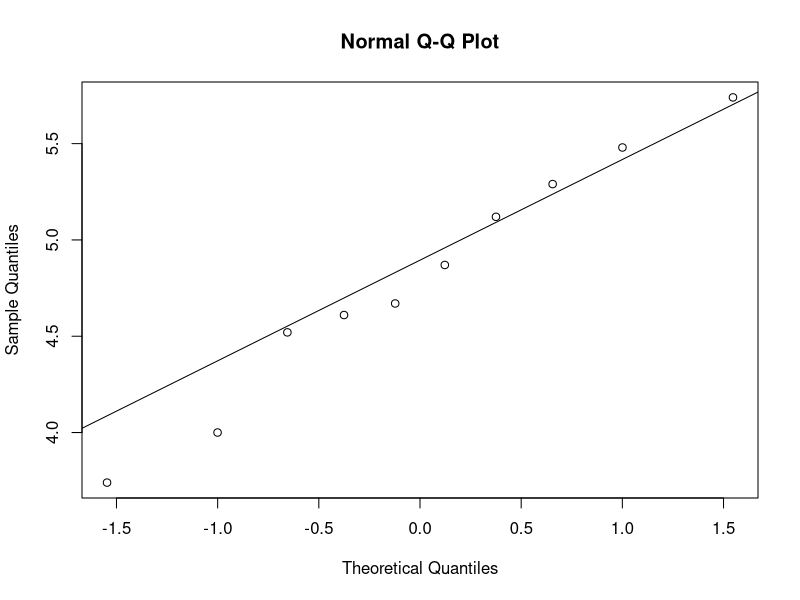
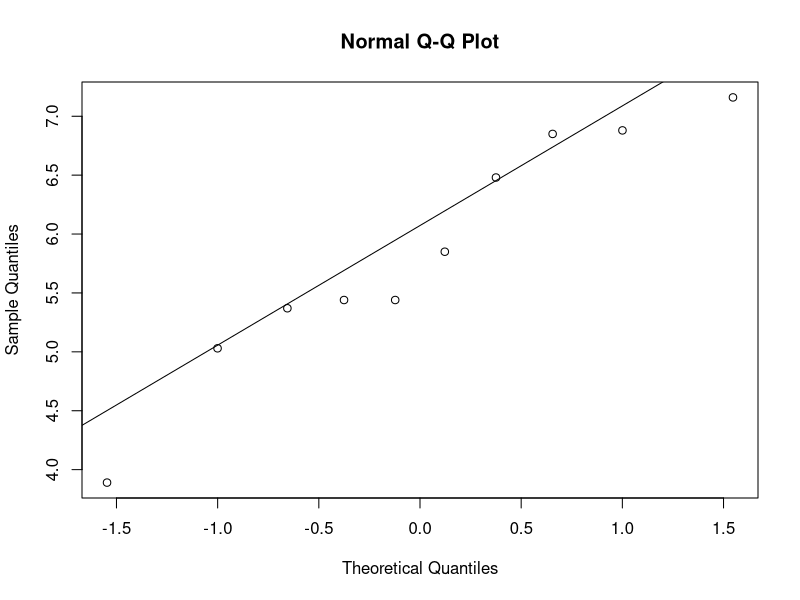
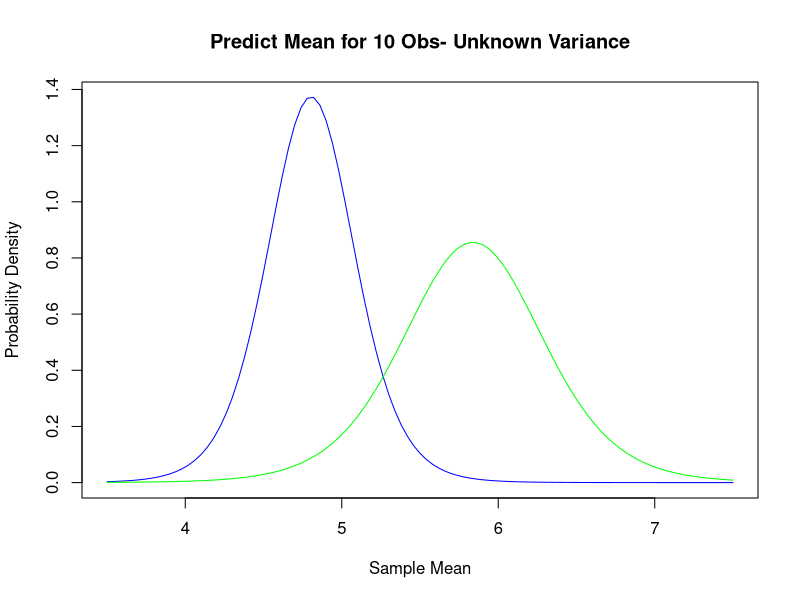
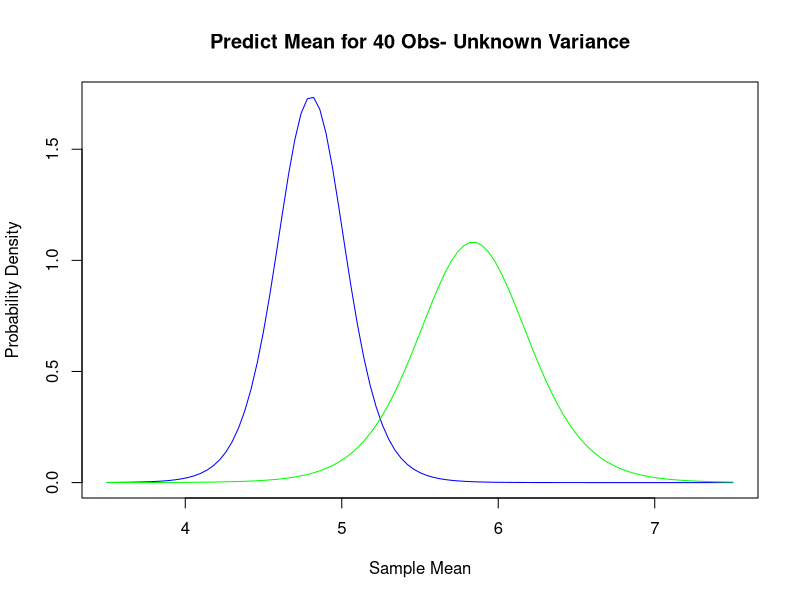
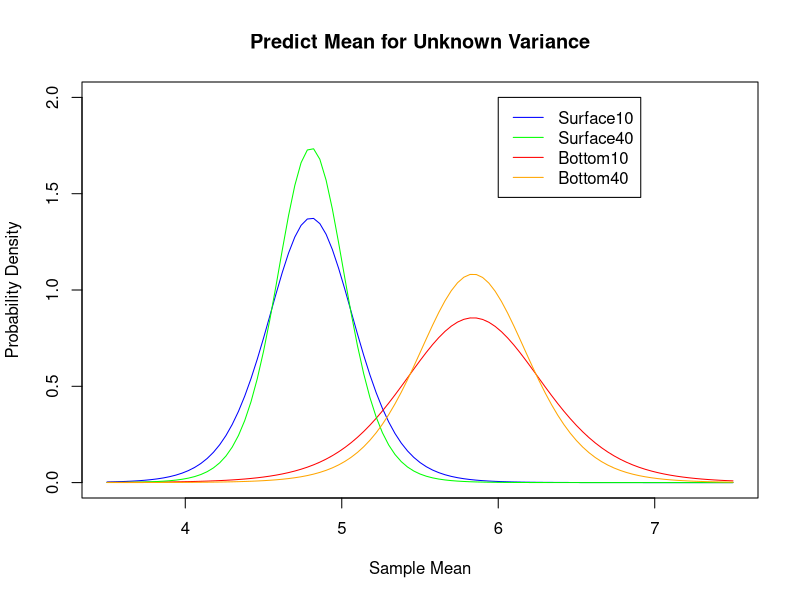
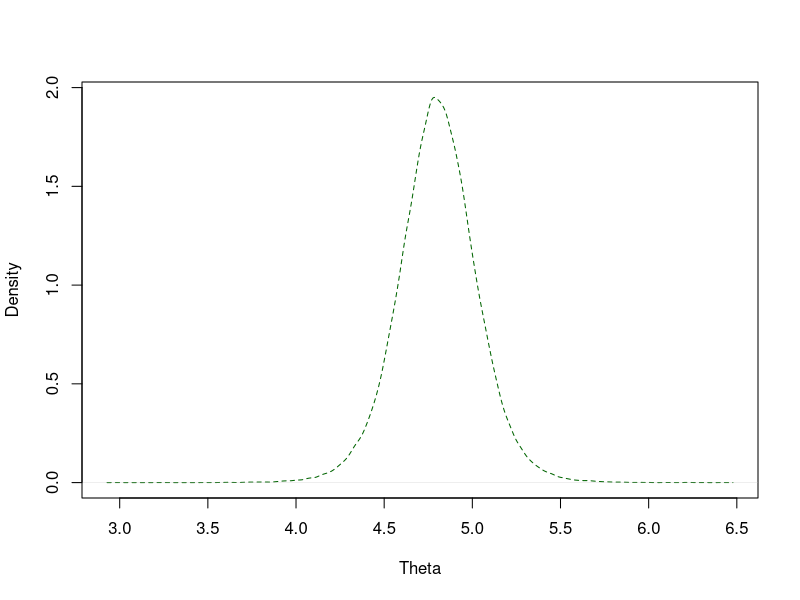

Recreate these plots in R, in order. (Note: this script raises an error after producing the figures.)
######### Problem 1
wolf.surface=c(3.74, 4.61, 4.00, 4.67, 4.87, 5.12, 4.52, 5.29, 5.74, 5.48)
wolf.bottom=c(5.44, 6.88, 5.37, 5.44, 5.03, 6.48, 3.89, 5.85, 6.85, 7.16)

# Sufficient statistics for mean
xs=wolf.surface
sums=sum(wolf.surface)
xb=wolf.bottom
sumb=sum(wolf.bottom)
n <- length(xs)

qqnorm(wolf.surface)
qqline(wolf.surface)
qqnorm(wolf.bottom)
qqline(wolf.bottom)

mus=0         # prior mean is 0
ks=0          # prior precision multiplier is 0
alphas=-0.5   # Shape of Jeffreys prior for precision
betas=Inf     # Infinite scale for Jeffreys prior
mub=0         # prior mean is 0
kb=0          # prior precision multiplier is 0
alphab=-0.5   # Shape of Jeffreys prior for precision
betab=Inf     # Infinite scale for Jeffreys prior


# Posterior hyperparameters
mus.star=(ks*mus+sum(xs))/(ks+n)
ks.star=ks+n
alphas.star=alphas+n/2
betas.star=( 1/betas + 0.5*sum((xs-mean(xs))^2) + 
               0.5*ks*n/(ks+n)*(mean(xs)-mus)^2 )^-1
mub.star=(kb*mub+sum(xb))/(kb+n)
kb.star=kb+n
alphab.star=alphab+n/2
betab.star=( 1/betab + 0.5*sum((xb-mean(xb))^2) + 
               0.5*kb*n/(kb+n)*(mean(xb)-mub)^2 )^-1

# Find Marginal likelihoods for sample mean of size 10 for S and B.
n_pred   <- 10
s_center <- mus.star
s_spread <- 1 / sqrt( ((ks.star*n_pred)/(ks.star+n_pred))*alphas.star*betas.star )
s_degf   <- 2*alphas.star
b_center <- mub.star
b_spread <- 1 / sqrt( ((kb.star*n_pred)/(kb.star+n_pred))*alphab.star*betab.star)
b_degf   <- 2*alphab.star

# Plot the distribution
xbar=seq(length=101,from=3.5,to=7.5)
s_pred=dt((xbar-s_center)/s_spread,df=s_degf)/s_spread
b_pred=dt((xbar-b_center)/b_spread,df=b_degf)/b_spread
plot(xbar,s_pred,type='l',col="blue",
     main=paste("Predict Mean for 10 Obs- Unknown Variance"),
     xlab="Sample Mean",
     ylab="Probability Density")
lines(xbar,b_pred,col='green')

# Find 95% Credible Intervals
s_xbar025=mus.star+qt(0.025,2*alphas.star)/sqrt((ks.star*n_pred/(ks.star+n_pred))*alphas.star*betas.star)  # 0.025 quantile for mean
s_xbar975=mus.star+qt(0.975,2*alphas.star)/sqrt((ks.star*n_pred/(ks.star+n_pred))*alphas.star*betas.star)  # 0.975 quantile for mean
b_xbar025=mub.star+qt(0.025,2*alphab.star)/sqrt((kb.star*n_pred/(kb.star+n_pred))*alphab.star*betab.star)  # 0.025 quantile for mean
b_xbar975=mub.star+qt(0.975,2*alphab.star)/sqrt((kb.star*n_pred/(kb.star+n_pred))*alphab.star*betab.star)  # 0.975 quantile for mean

print('mean,spread,dgef: surface, then bottom')
print(c(s_center,s_spread,s_degf))
print(c(b_center,b_spread,b_degf))
print('surface CI, then bottom CI')
print(c(s_xbar025,s_xbar975))
print(c(b_xbar025,b_xbar975))

# Repeat for future sample size of 40 and compare
n_pred40   <- 40
s_center40 <- mus.star
s_spread40 <- 1 / sqrt( ((ks.star*n_pred40)/(ks.star+n_pred40))*alphas.star*betas.star )
s_degf40   <- 2*alphas.star
b_center40 <- mub.star
b_spread40 <- 1 / sqrt( ((kb.star*n_pred40)/(kb.star+n_pred40))*alphab.star*betab.star)
b_degf40   <- 2*alphab.star

# Plot the distribution
xbar=seq(length=101,from=3.5,to=7.5)
s_pred40=dt((xbar-s_center40)/s_spread40,df=s_degf40)/s_spread40
b_pred40=dt((xbar-b_center40)/b_spread40,df=b_degf40)/b_spread40
plot(xbar,s_pred40,type='l',col="blue",
     main=paste("Predict Mean for 40 Obs- Unknown Variance"),
     xlab="Sample Mean",
     ylab="Probability Density")
lines(xbar,b_pred40,col='green')

s_xbar025_40=mus.star+qt(0.025,2*alphas.star)/sqrt((ks.star*n_pred40/(ks.star+n_pred40))*alphas.star*betas.star)  # 0.025 quantile for mean
s_xbar975_40=mus.star+qt(0.975,2*alphas.star)/sqrt((ks.star*n_pred40/(ks.star+n_pred40))*alphas.star*betas.star)  # 0.975 quantile for mean
b_xbar025_40=mub.star+qt(0.025,2*alphab.star)/sqrt((kb.star*n_pred40/(kb.star+n_pred40))*alphab.star*betab.star)  # 0.025 quantile for mean
b_xbar975_40=mub.star+qt(0.975,2*alphab.star)/sqrt((kb.star*n_pred40/(kb.star+n_pred40))*alphab.star*betab.star)  # 0.975 quantile for mean


print('mean,spread,dgef: surface, then bottom')
print(c(s_center40,s_spread40,s_degf40))
print(c(b_center40,b_spread40,b_degf40))
print('surface CI, then bottom CI')
print(c(s_xbar025_40,s_xbar975_40))
print(c(b_xbar025_40,b_xbar975_40))


plot(xbar,s_pred,type='l',col="blue",
     main=paste("Predict Mean for Unknown Variance"),
     xlab="Sample Mean",
     ylab="Probability Density",
     ylim=c(0,2),
     xlim=c(3.5,7.5))
lines(xbar,b_pred,col='red')
lines(xbar,s_pred40,col="green")
lines(xbar,b_pred40,col='orange')
legend(6,2,c('Surface10','Surface40','Bottom10','Bottom40'),
       col=c("blue","green",'red','orange'),lty=c(1,1,1,1))	


########### Problem 2

#Create the Predictive Distribution
numSim <- 100000

rhos=rgamma(numSim,shape=alphas.star,scale=betas.star)
sigmas=1/sqrt(rhos) 
thetas=rnorm(numSim,mus.star,1/sqrt(ks.star*rhos))

rhob=rgamma(numSim,shape=alphab.star,scale=betab.star)
sigmab=1/sqrt(rhob) 
thetab=rnorm(numSim,mub.star,1/sqrt(kb.star*rhob))

print(mean(sigmas))
print(mean(thetas))

print(mean(sigmab))
print(mean(thetab))


thetaVals = (mean(sigmas)+mean(sigmab))+(0:100)/500


plot(density(thetas),
     col="darkgreen",
     lty=2,
     main="",
     xlab="Theta") 
lines(surface_theoretical_thetas,surface_theoretical_density,col="red")
legend(5.76,15,c("Monte Carlo","Theoretical t"),col=c("darkgreen","red"),lty=c(2,1))



#######
numSim <-10000

# Simulate using the random T distribution
s_pred10<- mus.star+rt(numSim,2*alphas.star)/sqrt((ks.star*n_pred/(ks.star+n_pred))*alphas.star*betas.star)
b_pred10<- mub.star+rt(numSim,2*alphab.star)/sqrt((kb.star*n_pred/(kb.star+n_pred))*alphab.star*betab.star)
s_pred40<- mus.star+rt(numSim,2*alphas.star)/sqrt((ks.star*n_pred40/(ks.star+n_pred40))*alphas.star*betas.star)
b_pred40<- mub.star+rt(numSim,2*alphab.star)/sqrt((kb.star*n_pred40/(kb.star+n_pred40))*alphab.star*betab.star)

# Find the differences
diff10 = b_pred10-s_pred10
diff40 = b_pred40-s_pred40


# Plot the density of the MC to check that it makes sense
plot(density(s_pred40),
     col='lightblue',
     xlab='Theta',
     main='Density of Estimates of Means',
     xlim=c(3,8))
lines(density(b_pred40),col='green')
lines(density(b_pred10),col='darkgreen')
lines(density(s_pred10),col='darkblue')
legend(6.5,1.7,c("Surface 40","Bottom 40", "Surface 10", "Bottom 10"),
       col=c("lightblue","green","darkblue","darkgreen"),lty=c(1,1,1,1))

# Plot the density of the differences
plot(density(diff10),col='darkred',ylim=c(0,1),xlim=c(-1,3),xlab='Theta',main='Density of Differences of Means')
lines(density(diff40),col='red')
legend(-1,1,c("Difference 10","Difference 40"),
       col=c("darkred","red"),lty=c(1,1))

# Examine the distributions of the differences
diff10_std <- sd(diff10)
diff40_std <- sd(diff40)
diff10_mean <- mean(diff10)
diff40_mean <- mean(diff40)

# plot density with normal distributions for comparison
thetas <- seq(-1,3,length=100)
diff10_dens <- dnorm(thetas,diff10_mean,diff10_std)
diff40_dens <- dnorm(thetas,diff40_mean,diff40_std)
plot(thetas,diff10_dens,type='l',col='red',ylim=c(0,1),xlab="Theta",main='Differences Distributions',ylab='Density')
lines(thetas,diff40_dens,col='blue')
lines(density(diff10),col='darkred')
lines(density(diff40),col='purple')
legend(-1,1,c("Density 10","Normal 10","Density 40","Normal 40"),
       col=c("darkred","red","purple","blue"),lty=c(1,1,1,1))

# Print Results
print(c(diff10_std,diff10_mean))
print(c(diff40_std,diff40_mean))


# Find the quantiles representing the Credible Interval
quantile(diff10,c(0.025,0.975))
quantile(diff40,c(0.025,0.975))
g10 <- sum(b_pred10>s_pred10)/numSim
g40 <- sum(b_pred40>s_pred40)/numSim
print(c(g10,g40))
######### Problem 3
# Repeat problem 1 but with Pop StD = Sample StD


n = length(wolf.surface)  
s_xbar = mean(wolf.surface)
b_xbar = mean(wolf.bottom)

# Prior hyperparameters - noninformative reference prior
s_mu=0         # prior mean is 0
s_tau=Inf      # prior standard deviation is infinity
s_sigma=sd(wolf.surface)  # treat standard deviation as known and equal to sample standard deviation
b_mu=0         # prior mean is 0
b_tau=Inf      # prior standard deviation is infinity
b_sigma=sd(wolf.bottom)  # treat standard deviation as known and equal to sample standard deviation

# Posterior distribution for reaction times for subject is normal
s_mu.star = (s_mu/s_tau^2+sum(wolf.surface)/s_sigma^2)/(1/s_tau^2+n/s_sigma^2)  # Posterior mean
s_tau.star = (1/(s_tau^2) + n/(s_sigma^2))^(-1/2)              # Posterior std. dev

b_mu.star = (b_mu/b_tau^2+sum(wolf.bottom)/b_sigma^2)/(1/b_tau^2+n/b_sigma^2)  # Posterior mean
b_tau.star = (1/(b_tau^2) + n/(b_sigma^2))^(-1/2)              # Posterior std. dev


# Predictive distributions
n_samples <- 10
s10_std <- sqrt((s_sigma^2/n_samples) + s_tau.star^2)
b10_std <- sqrt((b_sigma^2/n_samples) + b_tau.star^2)
n_samples <- 40
s40_std <- sqrt((s_sigma^2/n_samples) + s_tau.star^2)
b40_std <- sqrt((b_sigma^2/n_samples) + b_tau.star^2)

thetas <- seq(length=101,from=3.5,to=7.5)

s10_dens <- dnorm(thetas,s_mu.star,s10_std)
b10_dens <- dnorm(thetas,b_mu.star,b10_std)
plot(thetas,s10_dens,type='l')
lines(thetas,b10_dens)

s10_q <- qnorm(c(0.025,0.975),s_mu.star,s10_std)
s40_q <- qnorm(c(0.025,0.975),s_mu.star,s40_std)

b10_q <- qnorm(c(0.025,0.975),b_mu.star,b10_std)
b40_q <- qnorm(c(0.025,0.975),b_mu.star,b40_std)
print(b10_q)
